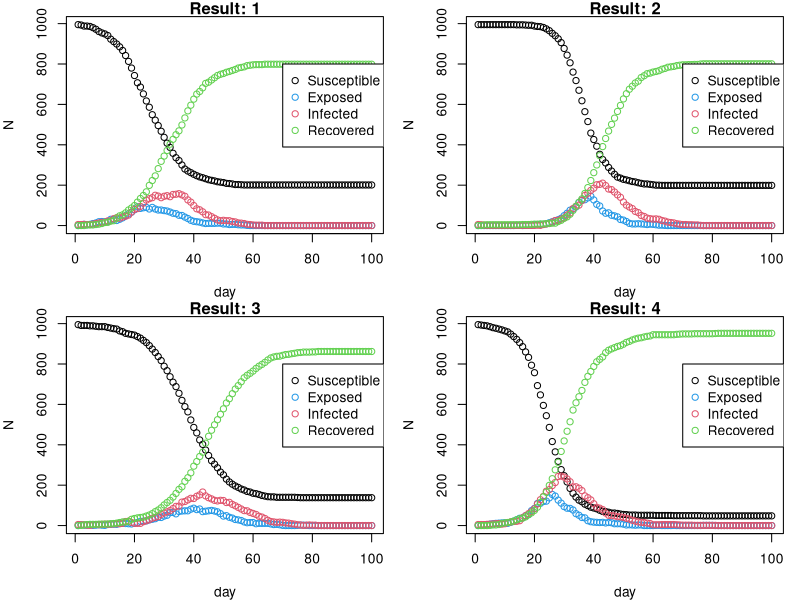

Generate this figure with R:
# Aditya Sreekumar Achary - s2844915 - Part 3
# Sanjoi Sethi - s2891732 - Part 2 and 5
# Trisno Raynaldy Panjaitan - s2779061 - Part 1 and 4

# Repo Link: https://github.com/raypanjaitan/seir_statprog2

# ------------------------------------------------------------------------------
# SEIR Epidemic Simulation
# ------------------------------------------------------------------------------
# This code simulates the spread of an infectious disease using an SEIR model.
# It begins by creating a population of size n, divided into households
# represented by h. Each individual is assigned a sociability factor (beta)
# that determineshow actively they interact with others. A contact network
#  (alink) is then generated to represent regular social connections outside
#  their households.
#
# The simulation runs for nt days, updating each person’s health status
# over time.
# Individuals move through four states — Susceptible (S), Exposed (E),
# Infectious (I), and Recovered (R) — based on random interactions and 
# transmission probabilities. The model tracks how infections spread across
# households and social links, showing how an outbreak grows, peaks, and
# eventually declines within the connected population.
# ------------------------------------------------------------------------------

n <- 1000 ## number of population
hmax <- 5 ## maximum household size
h <- c() ## initiate the result variable, h
houseID <- 1 ## id of which house a person is in

while (length(h) < n) {
## function runs while the size of the result is less than number of population
## function assigns each person to a household, labeled by houseID
  
  r <- n - length(h) ## unprocessed remaining population counter
  
  ## condition so the size of the household won't be greater
  ## than the remaining number of people
  if (r >= hmax) { 
    sz <- sample(1:hmax, 1) ## if true take sample from 1 to hmax
  } else {
    sz <- sample(1:r, 1) ## if false take sample from 1 to remaining
  }
  
  h <- c(h, rep(houseID, sz)) ## add household id to indices of the size of sz
  houseID <- houseID + 1 ## add 1 value to houseID so to run the iteration
}

h <- sample(h) ## randomize the h variable values

#Function to create the regular contacts network
get.net=function(beta, h, nc=15)
{
  #1. Matrix initialization to store the network link between i-th and j-th 
  #person for the contact network model
  #2. If Household networks are encountered, they are set to 0 in the matrix.
  # (Catering to ij link=0 where i=j)
  #3 Else, the network is created using the sociability formula
  #4 Using the probability to sample from a Bernoulli distribution to create a 
  #link between people i & j. (1 denotes link and 0 denotes no link)
  #5 Creating a n-dimension list that stores the indices wherever a 1 is logged
  #in the matrix across rows.
  n=length(beta) #Population size initialization in the function
  links=matrix(data=NA, nrow=n, ncol=n) #Matrix to store the links between 
  #people i & j
  beta_bar=mean(beta) #Mean of beta vector for the probability formula
  for(i in 1:n)
  { #Looping through the rows (Identifying Person i) in the matrix
    for (j in i:n)
    { #Looping through the rows (Identifying Person j) in the matrix
      if(h[i]==h[j])
      { #Setting the link probability=0 where people i & j belong to the same
        #household
        links[i,j]=links[j,i]=0
      }
      else
      {
        #sum(runif(n)<p)/n
        p=(nc*beta[i]*beta[j])/((beta_bar^2)*(n-1)) #Creating a probability acc.
        #to the sociability factor
        links[i,j]=links[j,i]=rbinom(1, 1, p) #Assigning 1/0 link between i and
        #j according to the probability calculated
      }
    }
  }
  alink=apply(links, 1, function(row){ which(row==1) }) #For each person i, 
  #noting the index if the sociability link is established, i.e., if the value 
  #of a particular column corresponding to the i-th person's row is 1
  return(alink)
}

# Main SEIR simulation function
nseir <- function(beta, h, alink, alpha = c(0.1, 0.01, 0.01), 
                  delta = 0.2, gamma = 0.4, nc = 15, nt = 100, pinf = 0.005){
  
  # nseir() simulates SEIR dynamics: each person moves through 4 states:
  #   0 - Susceptible, 1 - Exposed, 2 - Infectious, 3 - Recovered
  # Daily transitions:
  #   I → R with recovery probability (Gamma)
  #   E → I with infection probability (Delta)
  #   S → E via:
  #     1. Household transmission (Alpha-h)
  #     2. Social contacts (Alpha-c)
  #     3. Random mixing weighted by sociability (Alpha-r, Beta)
  # Transmission routes act independently. The function tracks S, E, I, R counts
  # over nt days to monitor disease outbreak evolution.
  
  n = length(beta) ## Total number of individuals in population
  beta_bar = mean(beta)## Average sociability factor across population
  
  ## Initial population state: 0=S, 1=E, 2=I, 3=R
  x = rep(0, n)
  ni = round(n * pinf) ## Infecting a proportion of initial population
  init_inf = sample(1:n, ni) ## Sample indexes from entire population
  x[init_inf] = 2 ## Assign initial infectors
  
  S <- E <- I <- R <- rep(0, nt) ## Initializing the states
  time <- 1:nt
  
  ## Initial counts (day 1)
  S[1] <- n - ni
  E[1] <- 0
  I[1] <- ni
  R[1] <- 0
  
  ## Iterate through each simulation day
  for(i in 2:nt){
    
    u = runif(n)
    
    ## I → R (recovery)
    x[x == 2 & u < delta] <- 3
    
    ## E → I (becoming infectious)
    x[x == 1 & u < gamma] <- 2
    
    ## S → E (new exposures due to infection)
    infectious <- which(x == 2)
    
    ## Check if any infectious individuals are present
    if(length(infectious) > 0){ 
      for (infector in infectious){ # Loop through each infectious person
        
        inf_house = h[infector] ## Identifying house of the infector
        susceptible <- which(x == 0) ## Identify all susceptible individuals
        
        ## (a) Household infection
        prob_house <- rep(0, length(susceptible)) 
        prob_house[h[susceptible] == inf_house] <- alpha[1]
        ## TRUE for susceptibles in same household;assign infection prob Alpha-h
        
        ## (b) Regular contact infection
        prob_reg <- rep(0, length(susceptible))
        prob_reg[susceptible %in% alink[[infector]]] <- alpha[2]
        # TRUE if linked through contact network;assign infection prob Alpha-c
        
        ## (c) Random mixing infection
        prob_random <- alpha[3] * nc * beta[infector] * beta[susceptible] / 
          (beta_bar^2 * (n - 1))
        ## Infection prob from daily random interactions
        
        # Combine probabilities from all three sources
        prob_infect = 1 - (1 - prob_house) * (1 - prob_reg) * (1 - prob_random)
        
        ## Simulating the infection using Bernoulli trials
        infection_sim = rbinom(length(susceptible), 1, prob_infect)
        infected = susceptible[infection_sim==1]
        ## Individuals that become exposed (S → E)
        
        x[infected]<-1 ## Update exposed individuals in population
        
      }
    }
    ## Update counts for each state
    S[i] <- sum(x == 0)
    E[i] <- sum(x == 1)
    I[i] <- sum(x == 2)
    R[i] <- sum(x == 3)
  }
  return(list(
    S = S,   ## Susceptible count per day
    E = E,   ## Exposed count per day
    I = I,   ## Infectious count per day
    R = R,   ## Recovered count per day
    t = time ## Time (days)
  ))
}



## plot the dynamics of the population by states
seirPlot <-function(epi, title){
  plot(epi$S,ylim=c(0,max(epi$S)),xlab="day",ylab="N",col=1,main=title) ## set
  #the maximum size of graph, label, put Susceptible data to the plot (black)
  points(epi$E,col=4) ## put Exposed data into the graph (blue)
  points(epi$I,col=2) ## put Infected data into the graph (red)
  points(epi$R,col=3) ## put Recovered data into the graph (green)
  legend(70,800,legend = c("Susceptible", "Exposed", "Infected", "Recovered"),
         col=c(1,4,2,3),pch=1) #Legend for more info on the graph
}

beta=runif(n, min=0, max=1) #Drawing the sociability parameter from a uniform 
#distribution since the probability of a person catching the disease is variable
alink=get.net(beta, h, nc=15) #Contact model
nseirResult1=nseir(beta, h, alink) #Calling the function and storing the result
#with standard parameters
nseirResult2=nseir(beta, h, alink, alpha = c(0, 0, 0.04)) #Storing the result
#only with the random mixing model
beta_new=rep(mean(beta), n) #Calculating the new beta vector with the mean of 
#the values of the previous beta
alink=get.net(beta_new, h, nc=15) #Contact model with new beta
nseirResult3=nseir(beta_new, h, alink) #Storing the result using the new beta 
#vector and standard parameters
nseirResult4=nseir(beta_new, h, alink, alpha = c(0, 0, 0.04)) #Storing the 
#result only with the random mixing model

#Plotting all the 4 results
par(mfrow = c(2,2), mar=c(4,4,1,1)) # Set plot window up for multiple plots
seirPlot(nseirResult1, "Result: 1")
seirPlot(nseirResult2, "Result: 2")
seirPlot(nseirResult3, "Result: 3")
seirPlot(nseirResult4, "Result: 4")

#Result Comments:
#In the first model where we are considering all 3 sociability parameters, it is
#observed that the population exposed and infected gradually over time. Whereas
#in the second model, we can see a higher peak for the infected and exposed
#states. From this, we can conclude that the epidemic is longer in the first 
#model as compared to the second one because the household and regular contact 
#network introduces the factor of local clusters, because of the which the
#number of people each individual can infect gets limited.
#When the beta value is put to a constant in the third and the fourth model, the 
#variability gets removed. Because of this, the severity of the epidemic gets
#overestimated, resulting in more number of people being exposed and infected in
#the population, which can be observed when we compare the 1st model vs 3rd and
#2nd model vs 4th.
#Out of the 4 models, the epidemic is largest when the beta becomes constant 
#and only random mixing is a sociability factor.
